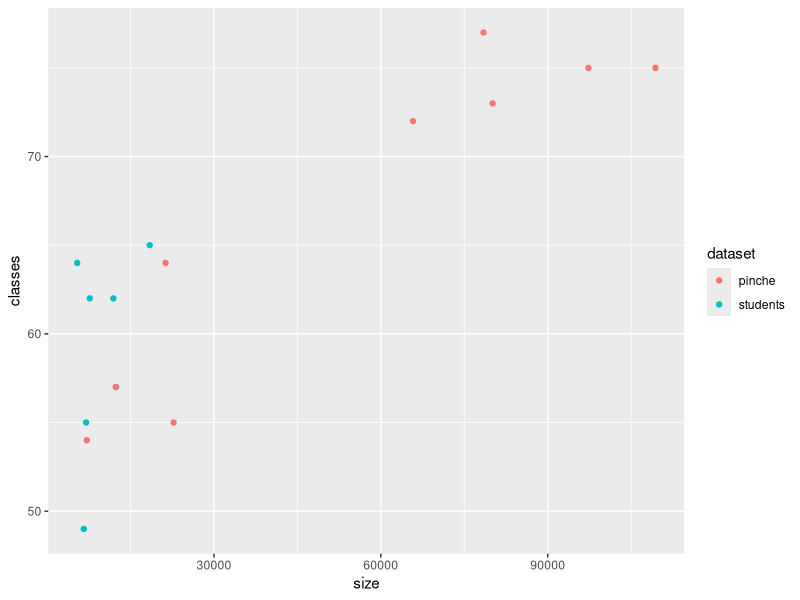
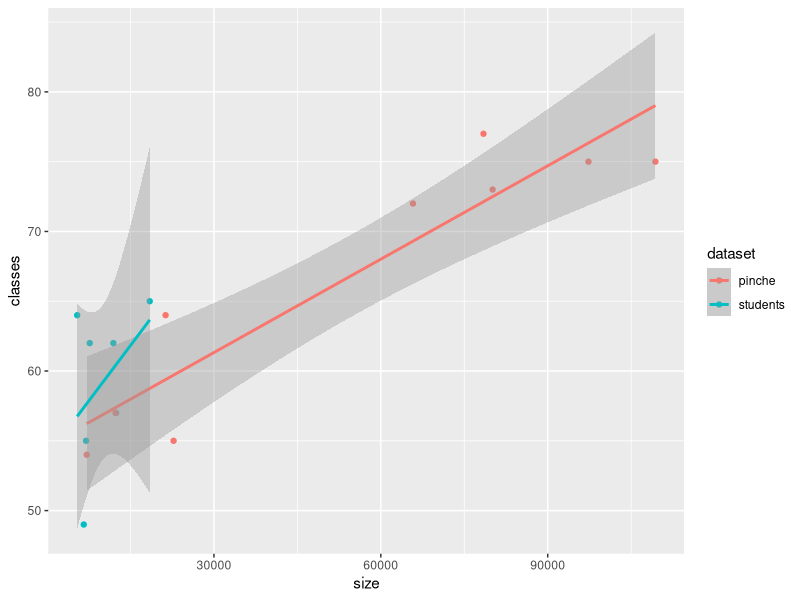
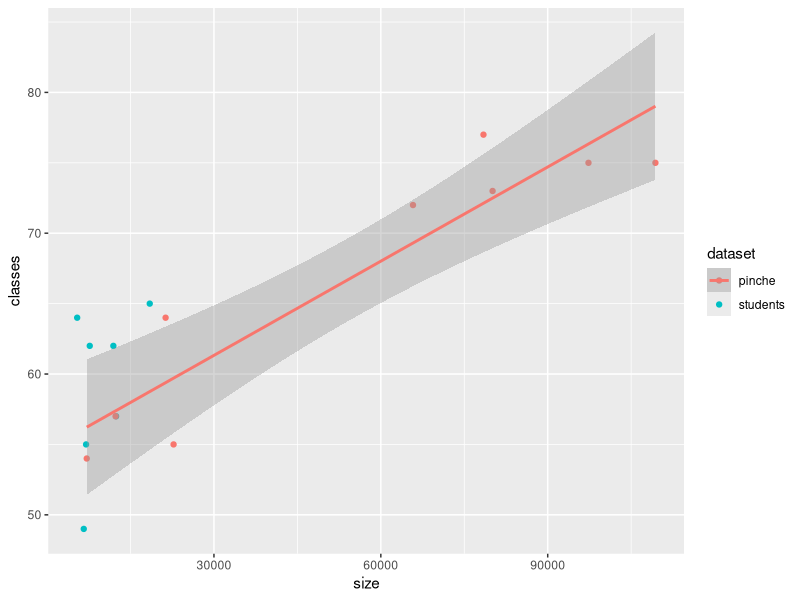
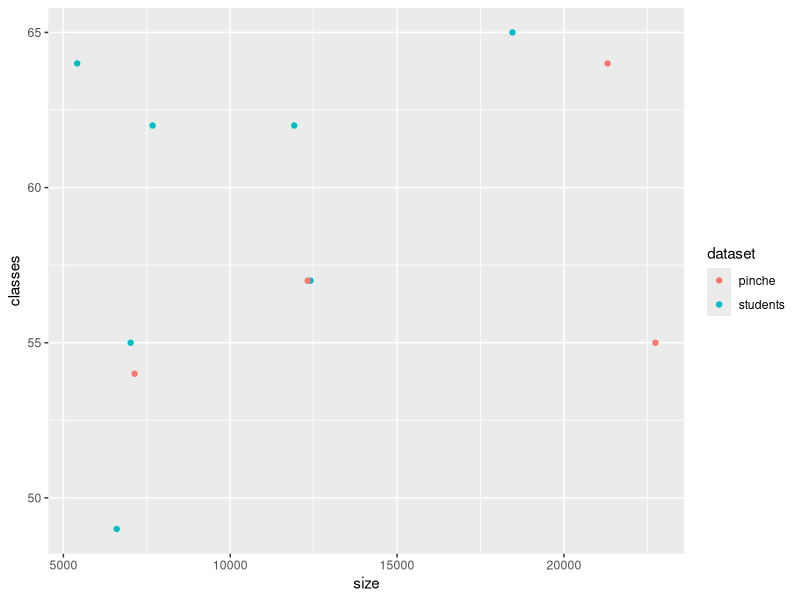
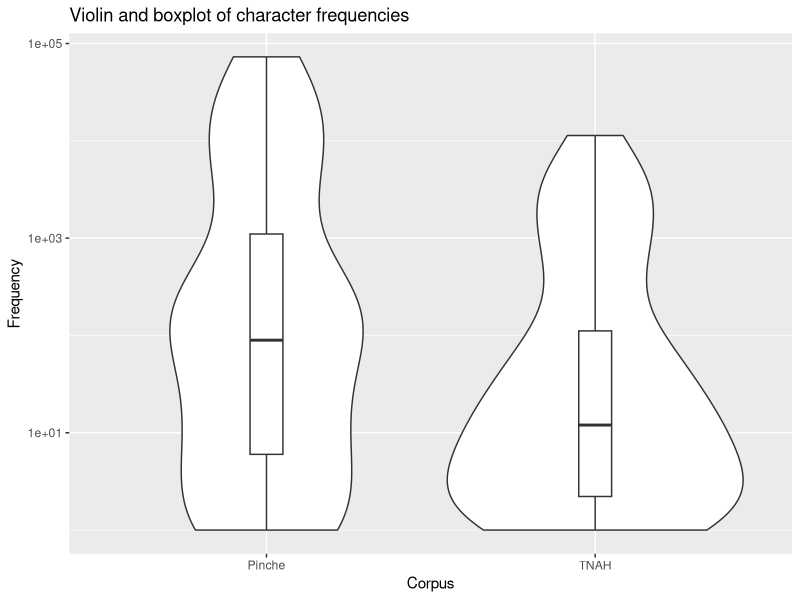

Generate these figures, in order, with R:
## ---- chunk 1
knitr::opts_chunk$set(echo = TRUE)
## ---- chunk 2
library("ggplot2")
## ---- chunk 3
d = read.csv("chars_classes/datasets-characters.csv", header = TRUE)
d = d[d[,1] != "Full",]

qplot(size, classes, colour=dataset, data = d)

# Both
qplot(size, classes, colour=dataset, data = d) + geom_smooth(method='lm', formula= y~x)
# Only reg line for Pinche
qplot(size, classes, colour=dataset, data = d) + geom_smooth(method='lm', formula= y~x, data = d[ d[, "dataset"] ==  "pinche",])
# Only short texts
qplot(size, classes, colour=dataset, data = d[d[, "size"] < 30000,]) #+ geom_smooth(method='lm', formula= y~x)

# Global reg
reg = lm(formula = classes ~ size, data = d)
summary(reg)

# reg students
reg = lm(formula = classes ~ size, data = d[d[, "dataset"] == "students", ])
summary(reg)

# reg pinche
reg = lm(formula = classes ~ size, data = d[d[, "dataset"] == "pinche", ])
summary(reg)

## ---- chunk 4
data = read.csv("pipeline/chars.csv", header = TRUE, row.names = 1)
# c'en est déjà un
#df =  as.data.frame(data)
data = cbind(data, "Pinche")
colnames(data)[2] = "Corpus"
## ---- chunk 5
data_students = read.csv("pipeline/chars_students.csv", header = TRUE, row.names = 1)
data_students = cbind(data_students, "TNAH")
colnames(data_students)[2] = "Corpus"
## ---- chunk 6
#ggplot(c(df, df_students), aes(x="", y=occs)) + geom_violin() + geom_boxplot(width=0.2) + ylab("Characters with this count") + xlab("Est. count of characters in the TNAH Dataset") + scale_y_log10()
main = "Violin and boxplot of character frequencies"
ylab= "Frequency"
df = rbind(data, data_students)
ggplot(df, aes_(x = quote(Corpus), y = quote(occs))) +
      ggtitle(main) +
      ylab(ylab) +
#      xlab(xlab) +
      geom_violin() + 
      geom_boxplot(width=0.1) +
      #theme(axis.text.x = element_text(size = rel(0.7))) +
  scale_y_log10()
